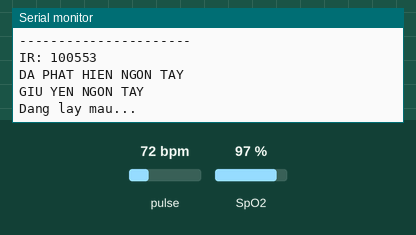
Simulated run of this sketch. Board: ESP8266 (NodeMCU). Parts: the last lines printed to the serial monitor. The test bench sets the inputs (shaded band); at power-on: SpO2 97 %, pulse 72 bpm. WiFi joins after 1.5 s; servers stay silent unless stated.

Above: at 7.7 s.
7.8 s: SpO2 set to 86 %
At 13.4 s:
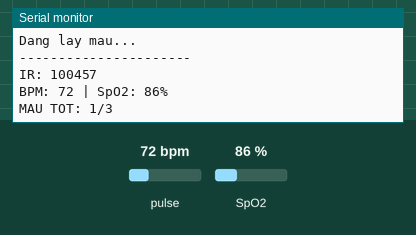
14.0 s: SpO2 set to 83 %
At 15.5 s:
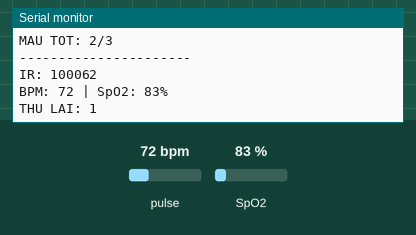
Timing chart, 0 to 17.0 s (numbered marks = the images above; inputs shaded):
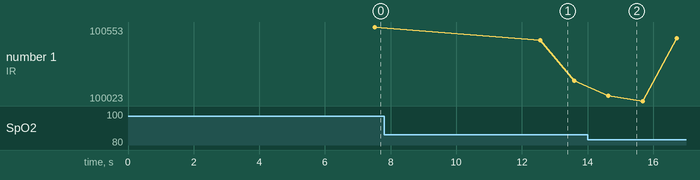

The sketch:

esp8266_max30102.ino
```cpp
#include <Wire.h>
#include <ESP8266WiFi.h>
#include <ESP8266HTTPClient.h>
#include "MAX30105.h"
#include "spo2_algorithm.h"

MAX30105 sensor;

const char* ssid = "Bao Khanh";
const char* password = "dua500kdi";

const char* serverUrl =
  "http://192.168.100.176/DoAn_ChamCong_AI/api/device/health-test";

const int MA_NV = 1;

const int DATA_BUFFER_SIZE = 100;
const int SAMPLE_COUNT = 3;

const uint32_t FINGER_THRESHOLD = 30000;

const int BPM_MIN = 40;
const int BPM_MAX = 180;

const int SPO2_MIN = 85;
const int SPO2_MAX = 100;

uint32_t irBuffer[DATA_BUFFER_SIZE];
uint32_t redBuffer[DATA_BUFFER_SIZE];

int32_t heartRate = 0;
int8_t validHeartRate = 0;

int32_t spo2 = 0;
int8_t validSpO2 = 0;

int bpmSamples[SAMPLE_COUNT];
int spo2Samples[SAMPLE_COUNT];

int sampleIndex = 0;
int invalidCount = 0;

bool fingerActive = false;
bool sent = false;


// Kết nối WiFi
void connectWiFi() {
  if (WiFi.status() == WL_CONNECTED)
    return;

  Serial.print("Dang ket noi WiFi");

  WiFi.mode(WIFI_STA);
  WiFi.begin(ssid, password);

  int retry = 0;

  while (WiFi.status() != WL_CONNECTED && retry < 30) {
    delay(500);
    Serial.print(".");
    retry++;
  }

  Serial.println();

  if (WiFi.status() == WL_CONNECTED) {
    Serial.println("WIFI CONNECTED");

    Serial.print("ESP8266 IP: ");
    Serial.println(WiFi.localIP());
  } else {
    Serial.println("WIFI FAILED");
  }
}


// Gửi dữ liệu lên PHP
bool sendHealth(int bpm, int oxygen) {
  connectWiFi();

  if (WiFi.status() != WL_CONNECTED) {
    Serial.println("KHONG CO WIFI");
    return false;
  }

  WiFiClient client;
  HTTPClient http;

  http.begin(client, serverUrl);
  http.addHeader("Content-Type", "application/json");

  String json =
    "{\"ma_nv\":" + String(MA_NV) +
    ",\"nhip_tim\":" + String(bpm) +
    ",\"spo2\":" + String(oxygen) +
    "}";

  Serial.println();
  Serial.println("GUI LEN SERVER");
  Serial.println(json);

  int httpCode = http.POST(json);

  Serial.print("HTTP CODE: ");
  Serial.println(httpCode);

  if (httpCode > 0) {
    Serial.print("SERVER: ");
    Serial.println(http.getString());
  }

  http.end();

  if (httpCode == 200) {
    Serial.println(">>> DA LUU VAO MARIADB");
    return true;
  }

  Serial.println(">>> GUI THAT BAI");
  return false;
}


void readSample(uint32_t &red, uint32_t &ir) {
  while (!sensor.available()) {
    sensor.check();
    yield();
  }

  red = sensor.getRed();
  ir = sensor.getIR();

  sensor.nextSample();
}


void fillBuffer() {
  Serial.println("Dang lay mau...");

  for (int i = 0; i < DATA_BUFFER_SIZE; i++) {
    readSample(redBuffer[i], irBuffer[i]);
  }
}


void resetMeasurement() {
  sampleIndex = 0;
  invalidCount = 0;
  fingerActive = false;
  sent = false;
}


// Lấy trung vị 3 số
int median3(int a, int b, int c) {
  if (a > b) {
    int t = a;
    a = b;
    b = t;
  }

  if (b > c) {
    int t = b;
    b = c;
    c = t;
  }

  if (a > b) {
    int t = a;
    a = b;
    b = t;
  }

  return b;
}


void setup() {
  Serial.begin(115200);
  delay(1000);

  Serial.println();
  Serial.println("MAX30102 FAST MODE");

  // SDA=D2, SCL=D1
  Wire.begin(D2, D1);

  if (!sensor.begin(Wire, I2C_SPEED_FAST)) {
    Serial.println("KHONG TIM THAY MAX30102");

    while (1) {
      delay(1000);
    }
  }

  Serial.println("MAX30102 OK");

  sensor.setup(
    60,
    4,
    2,
    100,
    411,
    4096
  );

  connectWiFi();

  resetMeasurement();
  fillBuffer();

  Serial.println("DAT NGON TAY LEN CAM BIEN");
}


void loop() {
  for (int i = 25; i < DATA_BUFFER_SIZE; i++) {
    redBuffer[i - 25] = redBuffer[i];
    irBuffer[i - 25] = irBuffer[i];
  }

  for (int i = 75; i < DATA_BUFFER_SIZE; i++) {
    readSample(redBuffer[i], irBuffer[i]);
  }

  uint32_t currentIR =
    irBuffer[DATA_BUFFER_SIZE - 1];

  Serial.println("----------------------");

  Serial.print("IR: ");
  Serial.println(currentIR);


  if (currentIR < FINGER_THRESHOLD) {
    Serial.println("CHUA DAT NGON TAY");

    if (fingerActive || sent || sampleIndex > 0) {
      resetMeasurement();
      Serial.println("SAN SANG DO LAN MOI");
    }

    delay(200);
    return;
  }


  if (!fingerActive) {
    fingerActive = true;

    Serial.println("DA PHAT HIEN NGON TAY");
    Serial.println("GIU YEN NGON TAY");

    fillBuffer();

    delay(200);
    return;
  }


  if (sent) {
    Serial.println("DA LUU - NHAC NGON TAY RA");

    delay(400);
    return;
  }


  maxim_heart_rate_and_oxygen_saturation(
    irBuffer,
    DATA_BUFFER_SIZE,
    redBuffer,
    &spo2,
    &validSpO2,
    &heartRate,
    &validHeartRate
  );


  Serial.print("BPM: ");
  Serial.print(heartRate);

  Serial.print(" | SpO2: ");
  Serial.print(spo2);

  Serial.println("%");


  bool bpmOK =
    heartRate >= BPM_MIN &&
    heartRate <= BPM_MAX;

  bool spo2OK =
    spo2 >= SPO2_MIN &&
    spo2 <= SPO2_MAX;


  if (!bpmOK || !spo2OK) {
    invalidCount++;

    Serial.print("THU LAI: ");
    Serial.println(invalidCount);

    if (invalidCount >= 6) {
      Serial.println("LAM MOI DU LIEU");

      fillBuffer();

      invalidCount = 0;
      sampleIndex = 0;
    }

    delay(200);
    return;
  }


  invalidCount = 0;

  bpmSamples[sampleIndex] = heartRate;
  spo2Samples[sampleIndex] = spo2;

  sampleIndex++;

  Serial.print("MAU TOT: ");
  Serial.print(sampleIndex);
  Serial.print("/");
  Serial.println(SAMPLE_COUNT);


  if (sampleIndex >= SAMPLE_COUNT) {
    int finalBpm = median3(
      bpmSamples[0],
      bpmSamples[1],
      bpmSamples[2]
    );

    int finalSpO2 = median3(
      spo2Samples[0],
      spo2Samples[1],
      spo2Samples[2]
    );

    Serial.println();
    Serial.println("***** KET QUA *****");

    Serial.print("Nhip tim: ");
    Serial.print(finalBpm);
    Serial.println(" BPM");

    Serial.print("SpO2: ");
    Serial.print(finalSpO2);
    Serial.println("%");


    if (sendHealth(finalBpm, finalSpO2)) {
      sent = true;
    } else {
      sampleIndex = 0;
    }
  }

  delay(200);
}
```

Measured:
- the behaviour switches between 85 and 84 % on SpO2 (found by bisection; images 1 and 2)
- after the input at 7.8 s, the serial monitor: prints a new line after 4.8 s (image 1)
- after the input at 14.0 s, the serial monitor: prints a new line after 0.64 s (image 2)
- plotted number 1: 100169 → 100024 after the input at 14.0 s
